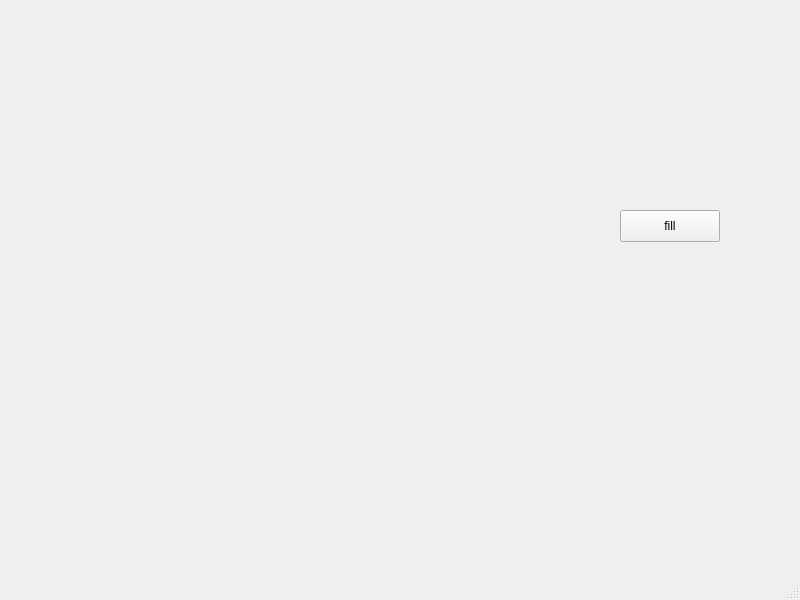
<?xml version="1.0" encoding="UTF-8"?>
<ui version="4.0">
 <class>MainWindow</class>
 <widget class="QMainWindow" name="MainWindow">
  <property name="geometry">
   <rect>
    <x>0</x>
    <y>0</y>
    <width>800</width>
    <height>600</height>
   </rect>
  </property>
  <property name="windowTitle">
   <string>MainWindow</string>
  </property>
  <widget class="QWidget" name="centralwidget">
   <widget class="QLabel" name="label">
    <property name="geometry">
     <rect>
      <x>0</x>
      <y>0</y>
      <width>500</width>
      <height>500</height>
     </rect>
    </property>
    <property name="text">
     <string/>
    </property>
   </widget>
   <widget class="QPushButton" name="pushButton">
    <property name="geometry">
     <rect>
      <x>620</x>
      <y>210</y>
      <width>100</width>
      <height>32</height>
     </rect>
    </property>
    <property name="text">
     <string>fill</string>
    </property>
   </widget>
  </widget>
  <widget class="QMenuBar" name="menubar">
   <property name="geometry">
    <rect>
     <x>0</x>
     <y>0</y>
     <width>800</width>
     <height>22</height>
    </rect>
   </property>
  </widget>
  <widget class="QStatusBar" name="statusbar"/>
 </widget>
 <resources/>
 <connections/>
</ui>
